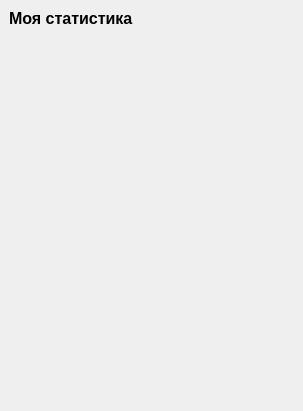
<?xml version="1.0" encoding="UTF-8"?>
<ui version="4.0">
 <class>StatisticWindow</class>
 <widget class="QMainWindow" name="StatisticWindow">
  <property name="windowModality">
   <enum>Qt::WindowModal</enum>
  </property>
  <property name="geometry">
   <rect>
    <x>0</x>
    <y>0</y>
    <width>303</width>
    <height>411</height>
   </rect>
  </property>
  <property name="windowTitle">
   <string>Статистика - Money Management</string>
  </property>
  <property name="windowIcon">
   <iconset resource="resources.qrc">
    <normaloff>:/money_management.ico</normaloff>:/money_management.ico</iconset>
  </property>
  <widget class="QWidget" name="centralwidget">
   <layout class="QVBoxLayout" name="verticalLayout">
    <item>
     <widget class="QLabel" name="lbStatistic">
      <property name="sizePolicy">
       <sizepolicy hsizetype="Preferred" vsizetype="Fixed">
        <horstretch>0</horstretch>
        <verstretch>0</verstretch>
       </sizepolicy>
      </property>
      <property name="font">
       <font>
        <pointsize>12</pointsize>
        <weight>75</weight>
        <bold>true</bold>
       </font>
      </property>
      <property name="text">
       <string>Моя статистика</string>
      </property>
     </widget>
    </item>
    <item>
     <widget class="PieChartWidget" name="wdgConsumptionsAndIncomes" native="true"/>
    </item>
   </layout>
  </widget>
 </widget>
 <customwidgets>
  <customwidget>
   <class>PieChartWidget</class>
   <extends>QWidget</extends>
   <header>piechartwidget.h</header>
   <container>1</container>
  </customwidget>
 </customwidgets>
 <resources>
  <include location="resources.qrc"/>
 </resources>
 <connections/>
</ui>
